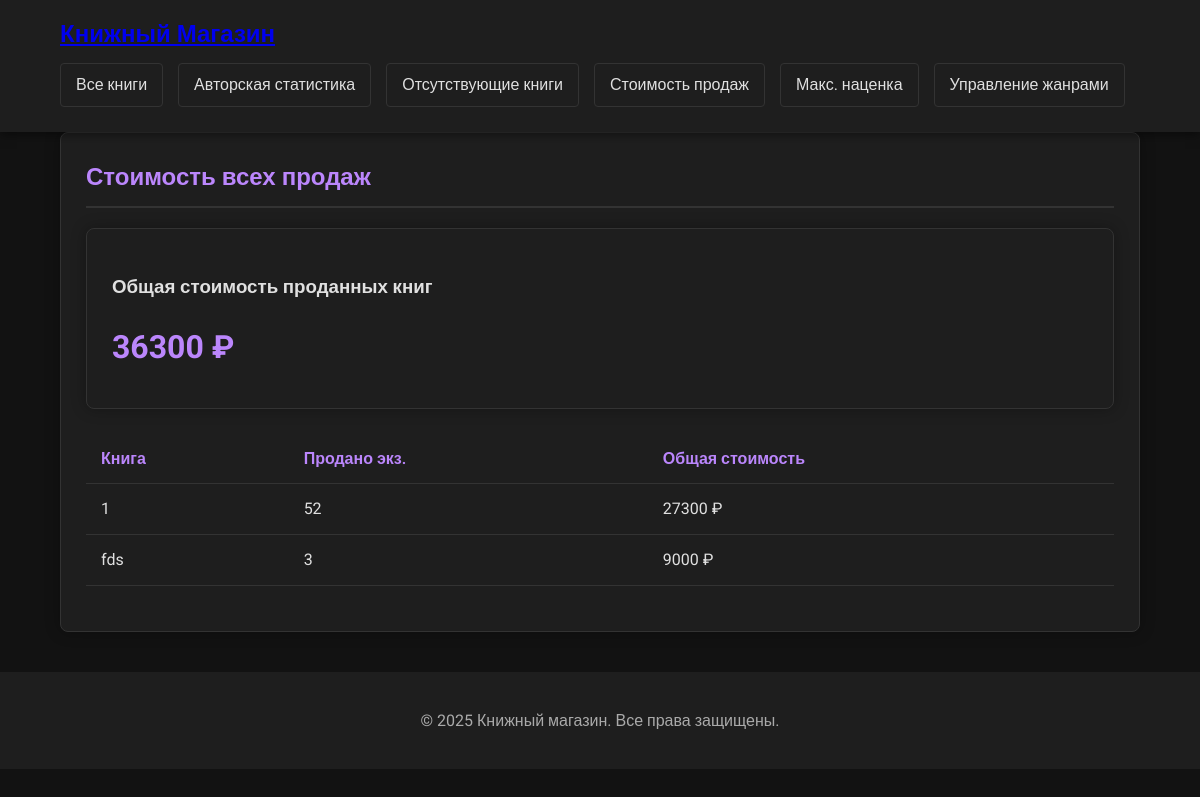
Page /books/sales/value/ on the earlier database version.
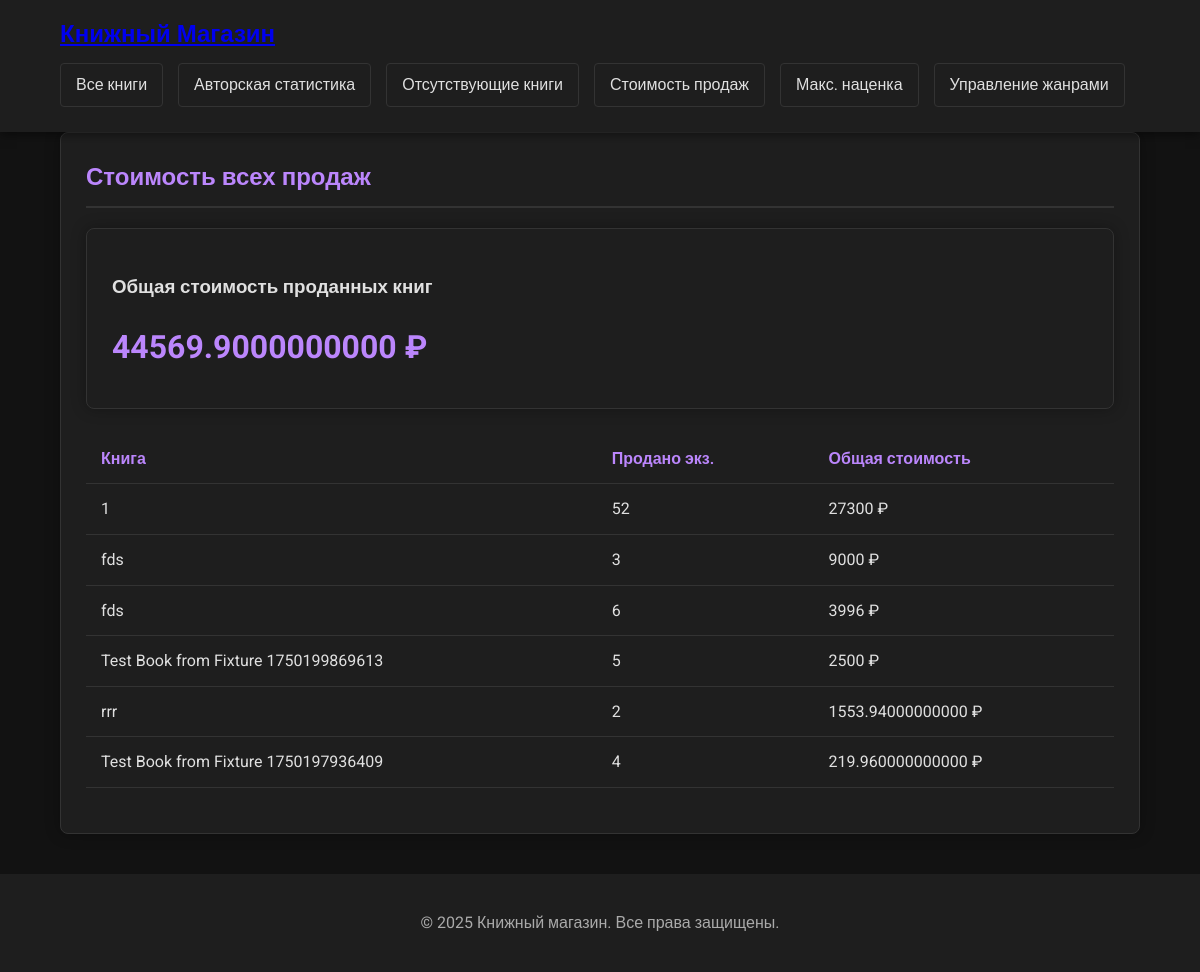
Same page on the later database version.
### books/models.py (models this page shows, shortened)
class Book(models.Model):
    MEDIUM_CHOICES = [
        ('P', 'Бумажная'),
        ('E', 'Электронная'),
        ('A', 'Аудио'),
    ]
    title = models.CharField(max_length=200, verbose_name="Название")
    author = models.CharField(max_length=100, verbose_name="Автор")
    code = models.CharField(max_length=50, unique=True, verbose_name="Шифр произведения")
    genre = models.ForeignKey(Genre, on_delete=models.CASCADE, verbose_name="Жанр")
    year = models.PositiveIntegerField(verbose_name="Год издания")
    pages = models.PositiveIntegerField(verbose_name="Количество страниц", blank=True, null=True)
    medium = models.CharField(max_length=1, choices=MEDIUM_CHOICES, verbose_name="Носитель")
    wholesale_price = models.DecimalField(max_digits=10, decimal_places=2, verbose_name="Оптовая цена")
    retail_price = models.DecimalField(max_digits=10, decimal_places=2, verbose_name="Розничная цена")
    stock = models.PositiveIntegerField(default=0, verbose_name="В наличии")
    sold = models.PositiveIntegerField(default=0, verbose_name="Продано")

### books/views.py (the view)
# urls.py: path('sales/value/', views.sales_value, name='sales_value'),
def sales_value(request):
    total_value = Book.objects.aggregate(
        total=Coalesce(
            ExpressionWrapper(
                Sum(F('sold') * F('retail_price')),
                output_field=DecimalField(max_digits=10, decimal_places=2)
            ),
            Decimal('0.00')
        )
    )['total']
    books = Book.objects.filter(sold__gt=0).annotate(
        total_sale_value=ExpressionWrapper(
            F('sold') * F('retail_price'),
            output_field=DecimalField(max_digits=10, decimal_places=2)
        )
    ).order_by('-total_sale_value')
    return render(request, 'books/sales_value.html', {
        'total_value': total_value,
        'books': books
    })

### books/templates/books/sales_value.html
{% extends 'books/base.html' %}
{% load static %}
{% block content %}
<div class="card">
    <h2>Стоимость всех продаж</h2>
    <div class="stats-card">
        <h3>Общая стоимость проданных книг</h3>
        <p class="stats-value">{{ total_value }} ₽</p>
    </div>
    <table>
        <thead>
            <tr>
                <th>Книга</th>
                <th>Продано экз.</th>
                <th>Общая стоимость</th>
            </tr>
        </thead>
        <tbody>
            {% for book in books %}
            <tr>
                <td>{{ book.title }}</td>
                <td>{{ book.sold }}</td>
                <td>{{ book.total_sale_value }} ₽</td>
            </tr>
            {% empty %}
            <tr>
                <td colspan="3">Данные отсутствуют</td>
            </tr>
            {% endfor %}
        </tbody>
    </table>
</div>
{% endblock %}

Differences in the rows shown:
added Book: title "fds", sold "6", total_sale_value "3996"
added Book: title "Test Book from Fixture 1750199869613", sold "5", total_sale_value "2500"
added Book: title "rrr", sold "2", total_sale_value "1553.94000000000"
added Book: title "Test Book from Fixture 1750197936409", sold "4", total_sale_value "219.960000000000"
Other differences:
{{ total_value }}: "36300" → "44569.9000000000"
